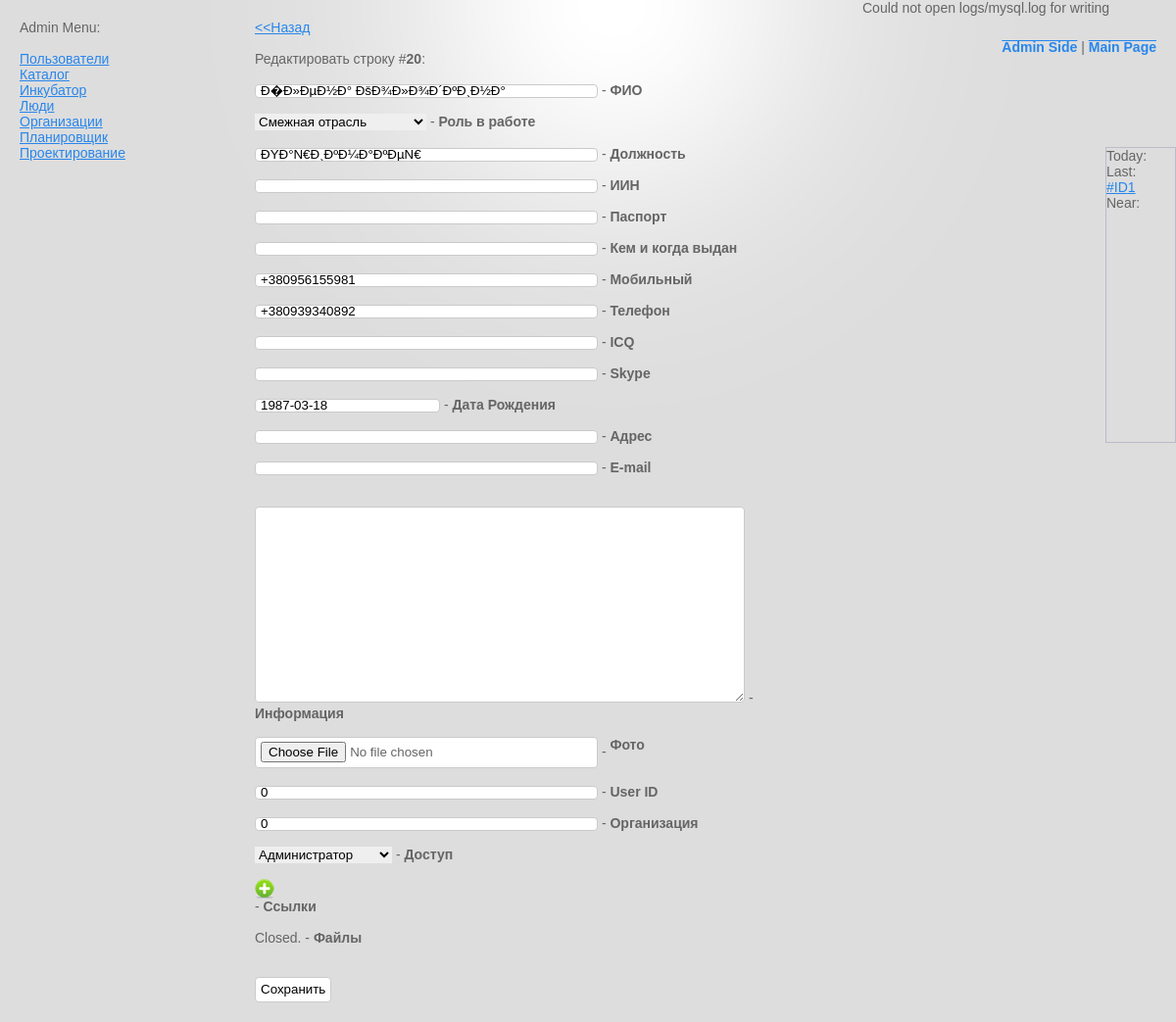
/admin/people/people/edit/20 (signed in), run on the app's committed database.
### tables this page shows
CREATE TABLE `planer` (
  `id` bigint(10) NOT NULL AUTO_INCREMENT,
  `task` varchar(128) /*!40101 */ NOT NULL,
  `date` date NOT NULL,
  `user_id` int(10) NOT NULL,
  `status` int(2) NOT NULL,
  `info` text /*!40101 */ NOT NULL,
  `creator` int(10) NOT NULL,
  `create_time` datetime NOT NULL,
  `updator` int(10) NOT NULL,
  `update_time` datetime NOT NULL,
  `user_read` varchar(512) /*!40101 */ NOT NULL,
  `user_write` varchar(512) /*!40101 */ NOT NULL,
  PRIMARY KEY (`id`)
);

CREATE TABLE `people` (
  `id` bigint(4) NOT NULL AUTO_INCREMENT,
  `fio` varchar(128) /*!40101 */ NOT NULL,
  `teamrole` int(3) NOT NULL,
  `name` varchar(32) /*!40101 */ NOT NULL,
  `lastname` varchar(32) /*!40101 */ NOT NULL,
  `role` varchar(128) /*!40101 */ NOT NULL,
  `iin` varchar(32) /*!40101 */ NOT NULL,
  `passport` varchar(128) /*!40101 */ NOT NULL,
  `wherepass` varchar(128) /*!40101 */ NOT NULL,
  `mobtel` varchar(32) /*!40101 */ NOT NULL,
  `citytel` varchar(32) /*!40101 */ NOT NULL,
  `icq` varchar(32) /*!40101 */ NOT NULL,
  `skype` varchar(32) /*!40101 */ NOT NULL,
  `date` date NOT NULL,
  `adres` varchar(256) /*!40101 */ NOT NULL,
  `email` varchar(128) /*!40101 */ NOT NULL,
  `info` varchar(4096) /*!40101 */ NOT NULL,
  `img` varchar(256) /*!40101 */ NOT NULL,
  `login` varchar(32) /*!40101 */ NOT NULL,
  `password` varchar(128) /*!40101 */ NOT NULL,
  `user_id` int(6) NOT NULL,
  `org_id` int(6) NOT NULL,
  `user_type` int(2) NOT NULL,
  `mlinks` varchar(4096) /*!40101 */ NOT NULL,
  `mfiles` varchar(2048) /*!40101 */ NOT NULL,
  `creator` int(10) NOT NULL,
  `create_time` datetime NOT NULL,
  `updator` int(10) NOT NULL,
  `update_time` datetime NOT NULL,
  `user_read` varchar(512) /*!40101 */ NOT NULL,
  `user_write` varchar(512) /*!40101 */ NOT NULL,
  PRIMARY KEY (`id`)
);

### libs/c7_mysql.php (called while the page is built, shortened)
<?php
Class C7_mysql
{ var $hostname;
  var $work_table;
  function C7_mysql ($hostname, $username, $password, $dbname)
  {
  $this->hostname = $hostname;
  $this->username = $username;
  $this->password = $password;
  $this->dbname = $dbname;
  }
  function db_connect()
  {
 	 return true;
  }
  function db_use()
  {
	 return true;
  }
  function db_close ()
  {
	 return true;
  }
  function select_all_by_id ($id)
  {
     $query = "SELECT * from `".$this->work_table."` WHERE id =".$id;
     $res = mysql_query($query) or die(mysql_error());
     return mysql_fetch_array($res);
  }
  function free_sql ($query)
  {
     $res = mysql_query($query) or die(mysql_error());
     return $res;
  }
}
?>

### modules/admin/c7_admin_model.php (called while the page is built, shortened)
<?php
function c7_admin_edit()
{
$row_for_edit = $GLOBALS['mysql_obj']->select_all_by_id($GLOBALS['url_array'][4]);
include('model/input_generator.php');
include('model/edit_form_for_table.php');
$c7_admin_form = add_edit_form($column_in_table, $seo_columns, $row_for_edit, $GLOBALS['url_array'][2], $c7_mysql);;
}
?>

### modules/admin/c7_admin_controller.php (called while the page is built, shortened)
<?php
include ('c7_admin_model.php');
if ($GLOBALS['url_array'][0] == "admin")
{
	if (isset($GLOBALS['url_array'][3]))
	{
		if ($GLOBALS['url_array'][3] == "edit")
		{
		c7_admin_edit();
		}
	}
	elseif (isset($GLOBALS['url_array'][2])) c7_admin_module();
	else c7_admin_system();
}
?>

### modules/admin/model/input_generator.php (the view, shortened to what this page needs)
<?php
function input_text($name, $id, $class, $style_width, $value)
  {
  return "<input type=\"text\" name=\"".$name."\" id=\"".$id."\" class=\"".$class."\" style=\"width:".$style_width."px;\" value=\"".$value."\" >";
  }
function input_textarea($name, $id, $class, $style_width, $style_height, $value)
  {
  return "<br /><textarea name=\"".$name."\" id=\"".$id."\" class=\"".$class."\" style=\"width:".$style_width."px;height:".$style_height."px;\">".$value."</textarea>";
  }
function input_select ($name, $id, $class, $value, $variants)
  {
  $data .= "
  <select name=\"".$name."\" id=\"".$id."\" class=\"".$class."\">
  ";
  $i=0;
  while ($variants[$i]['id']>0)
  	{
  	if ($value == $variants[$i]['id']) $selected = " SELECTED"; else $selected = "";
    $data .= "<option value=\"".$variants[$i]['id']."\"".$selected.">".$variants[$i]['name']."</option>";
    $i++;
  	}
  $data .= "
  </select>
  ";
  return $data;
  }
function input_date($name, $id, $class, $value)
  {
  return "
  <input id=\"".$name."\" name=\"".$name."\" class=\"inputDate\" type=\"text\" value=\"".$value."\" />
  ";
  }
  function input_mlinks($name, $id, $class, $style_width, $value)
  {
?>
<img id="mlinks_<?php echo $name;?>_add" height="20" border="0" width="20" alt="add" src="css/images/add-1-icon.png" onclick="add_mlinks('');" style="cursor: pointer;"/>
<?php
$value = str_replace ("[", "", $value);
$value = explode ("]", $value);
$i=0; while (!is_null($value[$i])) {
	?>
<?php
$i++;} ;?>
<?php
  return ob_get_clean();
  }
?>
<?php
function input_file_img($name, $id, $class, $style_width, $value, $row_img = NULL, $img_folder = NULL)
  {  if (isset($row_img)&&($row_img != ""))
  	{  	if (isset($img_folder)) $link_folder = $img_folder."/";
  	if ($row_img == "error_file") $data .= "<font color=\"darkred\">pics/".$link_folder.$row_img."</font>";
  	else $data .= "<a href=\"pics/".$link_folder.$row_img."\" target=\"_blank\">pics/".$link_folder.$row_img."</a>";
  		$data .= "
  		<input name=\"del_img_".$name."\" type=\"checkbox\" value=\"1\">Del?
  		<input name=\"".$name."\" type=\"hidden\" value=\"".$value."\">
  		";
  	if (isset($img_folder)) $data .= "<input name=\"".$name."_folder\" type=\"hidden\" value=\"".$img_folder."\">";
  	}
  else
  	{  	$data = "
  	<input type=\"file\" name=\"".$name."\" id=\"".$id."\" class=\"".$class."\" style=\"width:".$style_width."px;\" value=\"".$value."\">
  	";
  	}
  return $data;
  }
?>

### modules/planer/c7_planer_model.php (shortened to what this page needs)
<?php function c7_planer_get_plan_window()
{
$res = $GLOBALS['mysql_obj']->free_sql("SELECT id, date, task from planer where status = 2");
$todayDate =  mktime(0, 0, 0, date("m"), date("d"), date("Y"));
while ($row = mysql_fetch_array($res))
{
if ($todayDate > strtotime($row['date'])) $input_data['last'] .= "<a href=\"admin/planer/planer/edit/".$row['id']."\" onclick=\"return window.confirm('".$row['task'].". Перейти к задаче?')\">#ID".$row['id']."</a><br />";
}
}
?>

### modules/admin/model/edit_form_for_table.php (shortened to what this page needs)
<?php
	function add_edit_form ($column_in_table, $seo_columns, $row_from_base, $table_name, $mysql_processor){
	$i=1;
	while (isset($column_in_table[$i]['name'])&&($column_in_table[$i]['name'] != ""))
		{
		$data .="
		";
        if ($column_in_table[$i]['input_type'] == "text") $data .= input_text($column_in_table[$i]['name'], $column_in_table[$i]['name'], "input", "350", $row_from_base[$column_in_table[$i]['name']]);
		if ($column_in_table[$i]['input_type'] == "image") $data .= input_file_img($column_in_table[$i]['name'], $column_in_table[$i]['name'], "input", "350", $row_from_base[$column_in_table[$i]['name']], $row_from_base['img'], $column_in_table[$i]['img_folder']);
        if ($column_in_table[$i]['input_type'] == "textarea") $data .= input_textarea($column_in_table[$i]['name'], $column_in_table[$i]['name'], "input", "500", "200", $row_from_base[$column_in_table[$i]['name']]);
		if ($column_in_table[$i]['input_type'] == "mlinks") $data .= input_mlinks($column_in_table[$i]['name'], $column_in_table[$i]['name'], "input", "220", $row_from_base[$column_in_table[$i]['name']]);
		if ($column_in_table[$i]['input_type'] == "mfiles") $data .= input_mfiles($column_in_table[$i]['name'], $column_in_table[$i]['name'], "input", "230", $row_from_base[$column_in_table[$i]['name']]);
		if ($column_in_table[$i]['input_type'] == "date")
			{
			$data .= input_date($column_in_table[$i]['name'], $column_in_table[$i]['name'], "input", $row_from_base[$column_in_table[$i]['name']]);
			}
		if ($column_in_table[$i]['input_type'] == "select") $data .= input_select($column_in_table[$i]['name'], $column_in_table[$i]['name'], "input", $row_from_base[$column_in_table[$i]['name']], $column_in_table[$i]['variants']);
		$data .=" - <b>".$column_in_table[$i]['fullname']."</b><br /><br />";
 		$i++;
 		}
	return $data;
	}
?>

### modules/themes/test/css/style.css (style rules this page uses)
html, body { height:100%; }
body { font-family:"Tahoma", Arial, Helvetica, sans-serif; font-size: 14px; color:#656565; background-color: #ddd; background-image: url(images/top-light.png); background-repeat: no-repeat; background-position: center top; }
a, h2, h3, h4 { color:#2786EC; }
input[type=text],input[type=password] { height:14px; }
input,textarea { background: #fff; padding: 4px 5px 5px; border: 1px solid #cacaca; -moz-border-radius: 4px; -webkit-border-radius: 4px; border-radius: 4px; }
img { -webkit-border-radius: 4px; -moz-border-radius: 4px; border-radius: 4px; }

### data on the page
planer: id "1"
people: fio "Ð�Ð»ÐµÐ½Ð° ÐšÐ¾Ð»Ð¾Ð´ÐºÐ¸Ð½Ð°", role "ÐŸÐ°Ñ€Ð¸ÐºÐ¼Ð°ÐºÐµÑ€", mobtel "+380956155981", citytel "+380939340892", date "1987-03-18", user_id "0", org_id "0"

### other printed values
$filename "logs/mysql.log"
$GLOBALS['url_array'][4] "20"
$column_in_table[$i]['fullname'] "ФИО"
$column_in_table[$i]['fullname'] "Роль в работе"
$column_in_table[$i]['fullname'] "Должность"
$column_in_table[$i]['fullname'] "ИИН"
$column_in_table[$i]['fullname'] "Паспорт"
$column_in_table[$i]['fullname'] "Кем и когда выдан"
$column_in_table[$i]['fullname'] "Мобильный"
$column_in_table[$i]['fullname'] "Телефон"
$column_in_table[$i]['fullname'] "ICQ"
$column_in_table[$i]['fullname'] "Skype"
$column_in_table[$i]['fullname'] "Дата Рождения"
$column_in_table[$i]['fullname'] "Адрес"
$column_in_table[$i]['fullname'] "E-mail"
